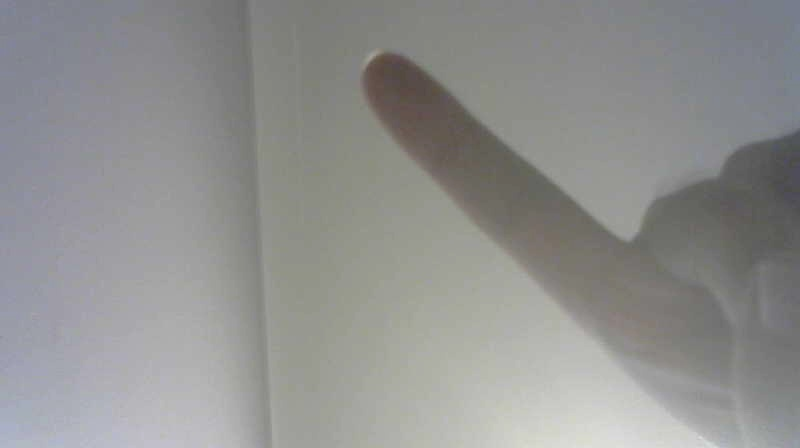
#> input picture Received_images/1255/2021-02-17/21_11_12.jpg, 800 x 448 px, given in place of the camera
$ python main.py
#> lines starting #> are read from the running program, lines starting #| are printed output that depends on the picture
### Qubic.py
from datetime import datetime

import cv2
import cv2.aruco as aruco
import numpy as np
import paho.mqtt.client as mqtt
from paho.mqtt import publish
import os

mqttBroker = "test.mosquitto.org"

client = mqtt.Client("Qubic")
client.connect(mqttBroker)

camera_width = 800
camera_height = 400
Font_Org = (5, 35)
Obj_Font_Org = (5, 35)
Mot_Font_Org = (5, 70)
Font_scale = 1
Font = cv2.FONT_HERSHEY_SIMPLEX
Font_thickness = 2

aruco_dict = aruco.Dictionary_get(aruco.DICT_4X4_50)
arucoParameters = aruco.DetectorParameters_create()


class Qubic:
    def __init__(self, id, in_time, out_time):
        self.qubic_id = str(id)
        self.check_in_time = datetime.strptime(in_time, '%Y-%m-%d %H:%M:%S').time()
        self.check_out_time = datetime.strptime(out_time, '%Y-%m-%d %H:%M:%S').time()

    # [95 lines left out: functions Check_In, Check_Out, not called in this run]

    def Capture_and_Send_Image(self, cap, pod_status):

        MQTT_PATH = "Qubic/Saved_Images"

        current_time = datetime.now()
        date_folder = str(current_time.date())
        file_name = str(current_time.time())[:-7].replace(":", "_")
        format = ".jpg"
        path = r"C:\Users\zzh84\PycharmProjects\MotionDetection\Check_in_out_images\{}\{}".format(self.qubic_id, date_folder)

        if not os.path.exists(path):
            os.makedirs(path)

        ret, current_img = cap.read()

        directory = "Check_in_out_images/{}/{}/".format(self.qubic_id, date_folder)

        cv2.imwrite(directory + file_name + format, current_img)

        print()
        print("Camera's image in Qubic({}) captured at {}. The pod is currently {}.".format(self.qubic_id, str(current_time)[:-7], pod_status))

        f = open(directory + file_name + format, "rb")
        fileContent = f.read()
        byteArr = bytearray(fileContent)

        publish.single(MQTT_PATH, byteArr, hostname=mqttBroker)

        print("Saved image has been successfully sent to clients!")
        print()

    def Send_Image(self):
        pass

    def User_Detection(self):
        Pod_Status = None
        avg = None
        thread_switch = True
        cap = cv2.VideoCapture(0)
        cap.set(3, camera_width)
        cap.set(4, camera_height)

        ret, base_img = cap.read()
#> base_img is the input picture: shape (448, 800, 3); mean B, G, R 143.3, 144.6, 144.3
        base_img = cv2.cvtColor(base_img, cv2.COLOR_BGR2GRAY)
#> base_img: shape (448, 800)
        base_img = cv2.GaussianBlur(base_img, (25, 25), 0)

        mqtt_start_time = datetime.now()
        mark_time = datetime.now()

        client.publish("Qubic/Pod ID", self.qubic_id)

        while True:
            ret, real_frame = cap.read()

            current_frame = cv2.cvtColor(real_frame, cv2.COLOR_BGR2GRAY)
            current_frame = cv2.GaussianBlur(current_frame, (25, 25), 0)

            # Calculating the difference and image thresholding
            Obj_delta = cv2.absdiff(base_img, current_frame)
#> Obj_delta: shape (448, 800); every value is 0
            Obj_threshold = cv2.threshold(Obj_delta, 25, 255, cv2.THRESH_BINARY)[1]

            # Finding all the contours
            (Obj_contours, _) = cv2.findContours(Obj_threshold, cv2.RETR_EXTERNAL, cv2.CHAIN_APPROX_SIMPLE)
#> Obj_contours = []

            # Drawing rectangles bounding the contours
            if len(Obj_contours) > 0:
                areas = [cv2.contourArea(contour) for contour in Obj_contours]
                max_index = np.argmax(areas)
                cnt = Obj_contours[max_index]
                if cv2.contourArea(cnt) < 200:
                    pass
                else:
                    (x, y, w, h) = cv2.boundingRect(cnt)
                    cv2.rectangle(real_frame, (x, y), (x + w, y + h), (0, 255, 0), 2)

                cv2.putText(real_frame, 'Object Detected', Obj_Font_Org, Font,
                            Font_scale, (0, 0, 255), Font_thickness, cv2.LINE_AA)
                Obj_Status = True
            else:
                cv2.putText(real_frame, 'No Object Detected', Obj_Font_Org, Font,
                            Font_scale, (0, 255, 0), Font_thickness, cv2.LINE_AA)
                Obj_Status = False

            if avg is None:
                avg = current_frame.copy().astype("float")

            cv2.accumulateWeighted(current_frame, avg, 0.01)

            # Calculating the difference and image thresholding
            Mot_delta = cv2.absdiff(current_frame, cv2.convertScaleAbs(avg))
            Mot_threshold = cv2.threshold(Mot_delta, 25, 255, cv2.THRESH_BINARY)[1]

            (Mot_contours, _) = cv2.findContours(Mot_threshold, cv2.RETR_EXTERNAL, cv2.CHAIN_APPROX_SIMPLE)
#> Mot_contours = []

            # Drawing rectangles bounding the contours
            if len(Mot_contours) > 0:
                cv2.putText(real_frame, 'Motion Detected', Mot_Font_Org, Font,
                            Font_scale, (0, 0, 255), Font_thickness, cv2.LINE_AA)
                Mot_Status = True
            else:
                cv2.putText(real_frame, 'No Motion Detected', Mot_Font_Org, Font,
                            Font_scale, (0, 255, 0), Font_thickness, cv2.LINE_AA)
                Mot_Status = False

            if Mot_Status and Obj_Status:
                Pod_Status = "Occupied"

            if (not Mot_Status) and (not Obj_Status):
                Pod_Status = "Empty"

            if Obj_Status == True and thread_switch == True:
                Pod_Status == "Occupied"

            if Mot_Status:
                mark_time = datetime.now()

            current_time = datetime.now()
            difference = current_time - mark_time

            if difference.seconds >= 15 and thread_switch == True:
                thread_switch = False

            if not thread_switch:
                Pod_Status = "Empty"

            if Pod_Status == "Occupied":
                color = (0, 0, 255)
            else:
                color = (0, 255, 0)

            cv2.putText(real_frame, 'Pod Status: ' + Pod_Status, (5, 430), Font,
                        Font_scale, color, Font_thickness, cv2.LINE_AA)
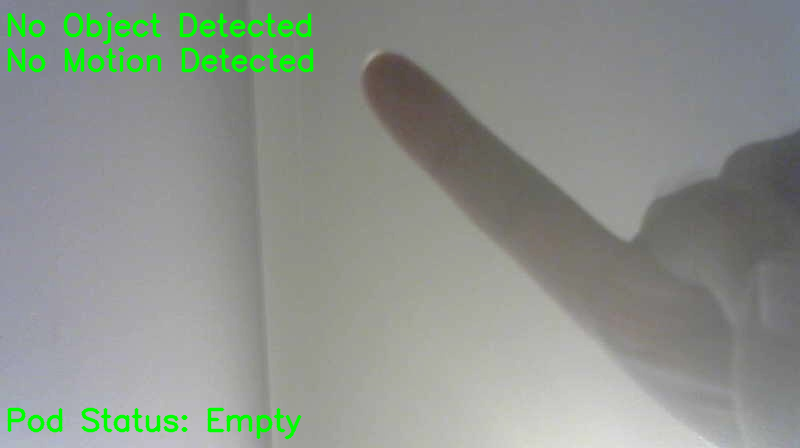
#> real_frame: shape (448, 800, 3); mean B, G, R 140.3, 146.9, 141.3

            # cv2.imshow('Obj_Threshold', Obj_threshold)
            # cv2.imshow('Mot_Threshold', Mot_threshold)
            cv2.imshow('Display', real_frame)

            mqtt_current_time = datetime.now()
            if (mqtt_current_time - mqtt_start_time).seconds >= 5:
                msgs = "{}|{}|{}|{}".format(self.qubic_id, Obj_Status, Mot_Status, Pod_Status)
                client.publish("Qubic/Overall Status", msgs)
                mqtt_start_time = datetime.now()

            k = cv2.waitKey(1)
#> (key Esc is pressed here)
            if k%256 == 32:
                self.Capture_and_Send_Image(cap, Pod_Status)

            if cv2.waitKey(1) & thread_switch == False:
#> (key Esc is pressed here)
                client.publish("Qubic/Overall Status", "{}|{}|{}|{}".format(self.qubic_id, None, None, "User Checked Out"))
                break


        cap.release()
        cv2.destroyAllWindows()

### main.py
from Qubic import *

Pod_ID = 555556655
check_in_time = "2021-01-26 10:00:00"
check_out_time = "2021-01-26 11:00:00"
current_time = datetime.now().time()
Current_Pod = Qubic(Pod_ID, check_in_time, check_out_time)

if __name__ == '__main__':
    # # Check in process by using marker
    # Current_Pod.Check_In(current_time)
    #
    # # Check out process by using marker
    # Current_Pod.Check_Out(current_time)

    # User detection by using computer vision only
    Current_Pod.User_Detection()

$ run again, on Received_images/1255/2021-02-17/21_11_22.jpg
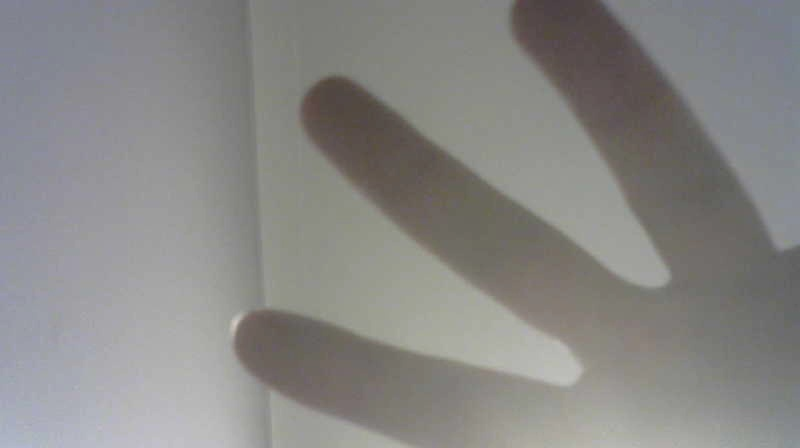
#> input picture Received_images/1255/2021-02-17/21_11_22.jpg, 800 x 448 px, given in place of the camera
#> in User_Detection, base_img is the input picture: shape (448, 800, 3); mean B, G, R 133.4, 135.4, 136.2
#> Obj_delta: shape (448, 800); every value is 0
#> Obj_contours = []
#> in User_Detection, `cv2.putText(real_frame, 'Pod Status: ' + Pod_Status, (5, 430), Font, F..`:
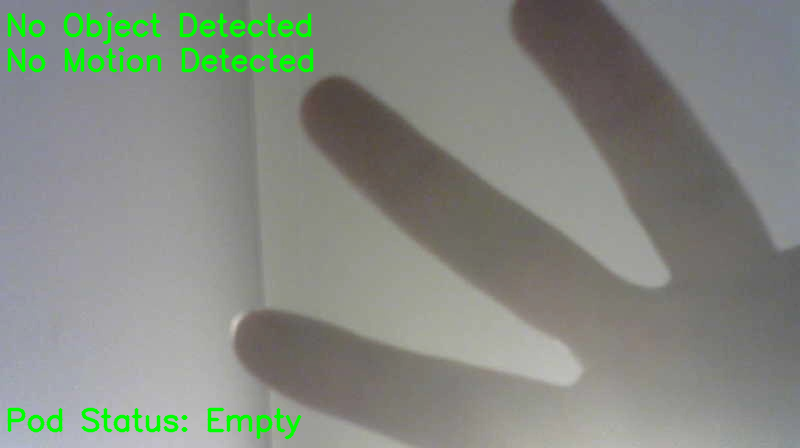
#> real_frame: shape (448, 800, 3); mean B, G, R 130.4, 137.7, 133.3

$ run again, on Received_images/1255/2021-02-17/21_11_27.jpg
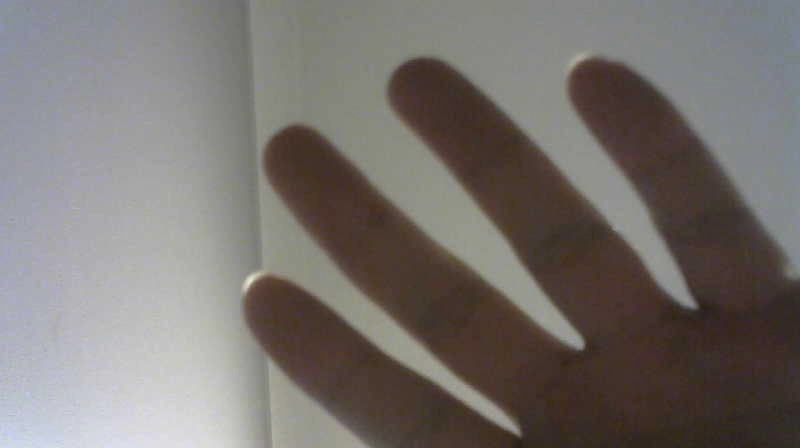
#> input picture Received_images/1255/2021-02-17/21_11_27.jpg, 800 x 448 px, given in place of the camera
#> in User_Detection, base_img is the input picture: shape (448, 800, 3); mean B, G, R 111.5, 115.1, 120.3
#> in User_Detection, `base_img = cv2.GaussianBlur(base_img, (25, 25), 0)`:
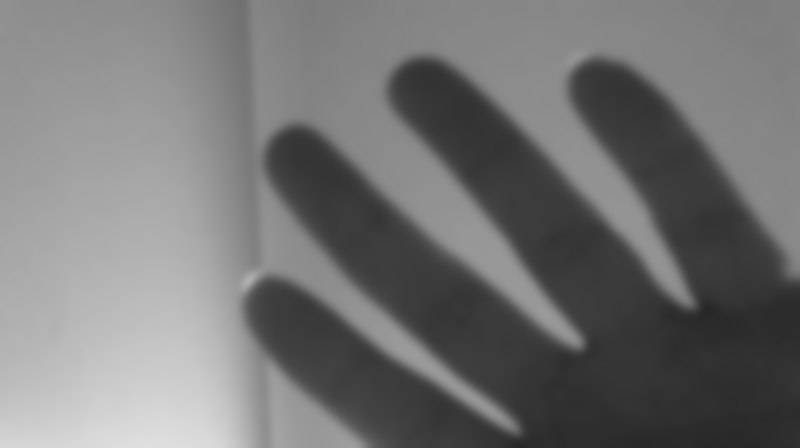
#> base_img: shape (448, 800); min 38, max 223, mean 116.2
#> Obj_delta: shape (448, 800); every value is 0
#> Obj_contours = []
#> in User_Detection, `cv2.putText(real_frame, 'Pod Status: ' + Pod_Status, (5, 430), Font, F..`:
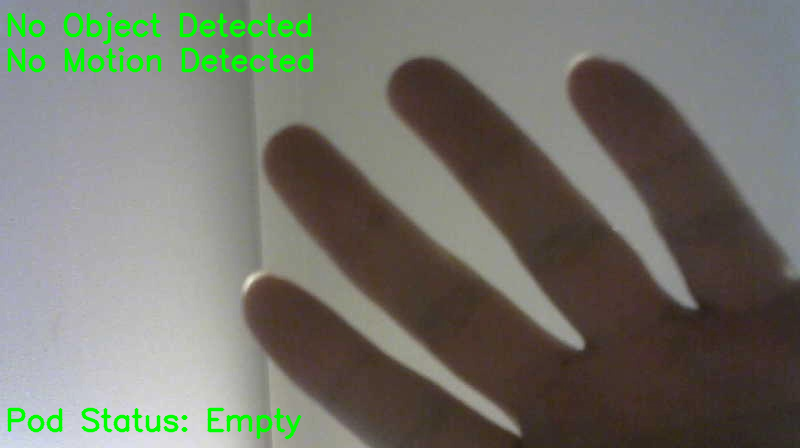
#> real_frame: shape (448, 800, 3); mean B, G, R 108.3, 117.1, 117.2
